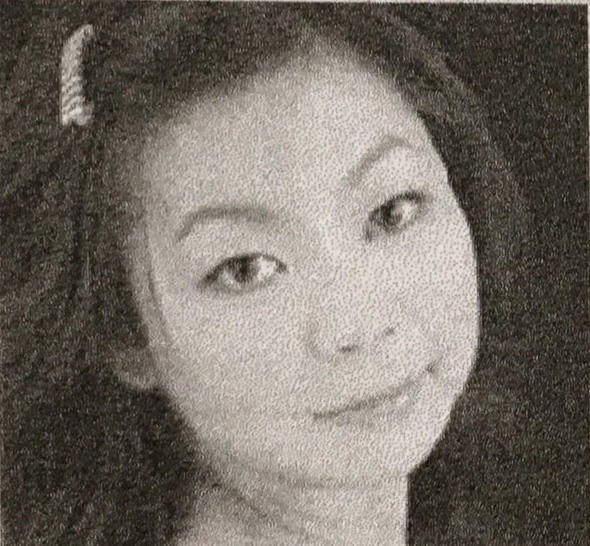
%> input picture face00.jpg, 590 x 546 px
$ octave week3.m   (GNU Octave 9; MATLAB toolbox functions it lacks are replaced by stand-ins)
%> lines starting %> are read from the running program, lines starting %| are printed output that depends on the picture; in (x1, y1, x2, y2) boxes, pixels count from 0 and x2, y2 are one past the last pixel; in counts of white or black regions, pixels touching at a corner belong together; the program's own positions count from 1
%% 实验3 灰度内插和几何变换（复用demo流程）
clear; close all; clc;

% ---------- 共同素材 ----------
% 把下面两个文件名改成本机上的路径或放到当前工作目录：
fname1 = 'face00.jpg';   % 例如：你的第一张人脸
fname2 = 'face01.jpg';   % 例如：你的第二张人脸

I1 = imread(fname1);
%> I1 is the input picture: size 546x590x3 uint8; mean R, G, B 114.8, 108.1, 99.4
I2 = imread(fname2);
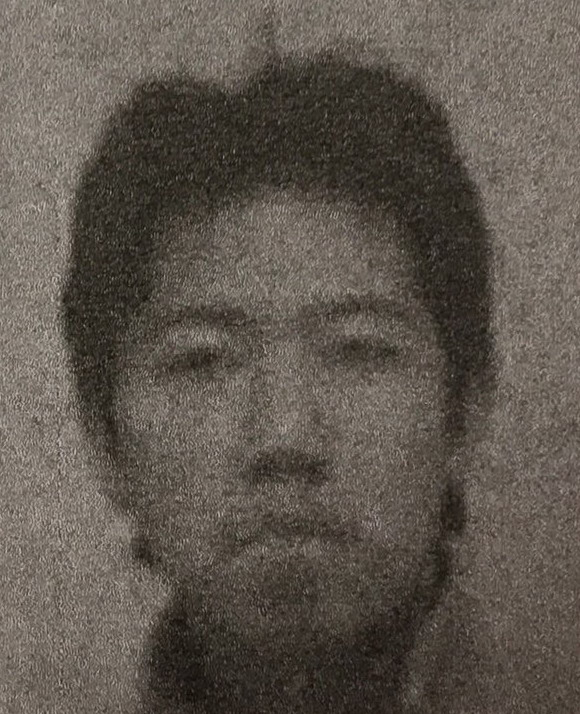
%> input picture face01.jpg, 580 x 714 px
%> I2 is the input picture: size 714x580x3 uint8; mean R, G, B 94.2, 86.4, 77.8
if size(I1,3)==3, I1 = rgb2gray(I1); end
if size(I2,3)==3, I2 = rgb2gray(I2); end

%% ① 不同灰度级量化 (1,2,3,...,8bit)
figure('Name','① 量化级数对比');
bits = 1:8; % 1~8 bit
for k = 1:8
    L = 2^bits(k);                      % 量化级数
    Iq = uint8( round( double(I1)/255 * (L-1) ) * (255/(L-1)) );
    subplot(2,4,k); imshow(Iq);
    title(sprintf('%d-bit (%d levels)',bits(k),L));
end
%> this loop made 8 passes
%> pass 1, `Iq = uint8( round( double(I1)/255 * (L-1) ) * (255/(L-1)) );`:
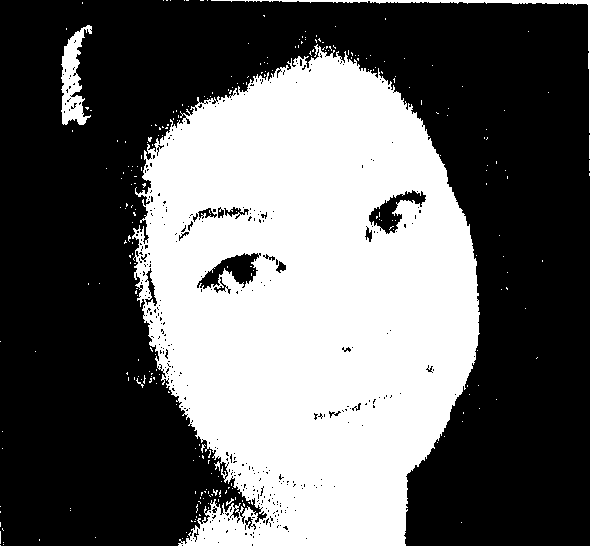
%> Iq: size 546x590 uint8; 39.7% white; 264 white regions (259 under 20 px), largest, box (x1, y1, x2, y2) and area: (132, 44, 480, 546) 124549, (61, 25, 92, 125) 1549, (211, 0, 590, 133) 1162, (589, 135, 590, 159) 24, (226, 498, 234, 506) 21
%> after the loop:
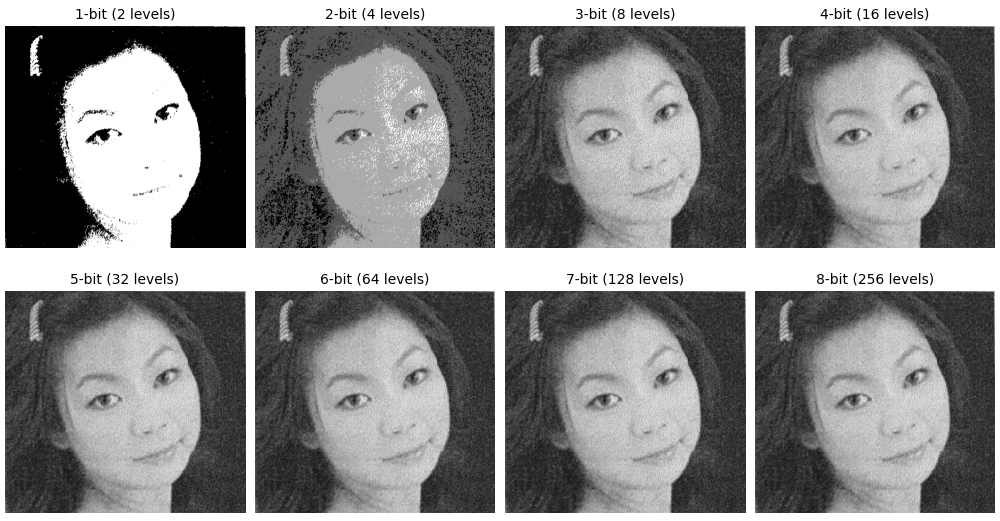
%> figure redrawn from the program's plot data, 8 panels
% 结论：当量化级数很少(如1~3bit)时，会出现明显的"伪轮廓/色带"(banding)，
% 因为连续灰度被挤压到少量离散级，引起量化误差与梯度断层。

%% ② 取样与内插：放大2倍/缩小0.5倍（最近邻/双线性/双三次）
scale_up   = 2.0;
scale_down = 0.5;

I_up_nn   = imresize(I1, scale_up,   'nearest');
I_up_bl   = imresize(I1, scale_up,   'bilinear');
I_up_bc   = imresize(I1, scale_up,   'bicubic');

I_dn_nn   = imresize(I1, scale_down, 'nearest');
I_dn_bl   = imresize(I1, scale_down, 'bilinear');
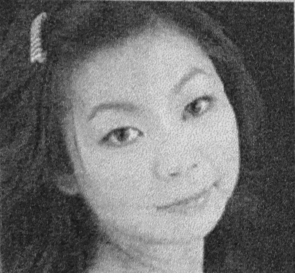
%> I_dn_bl: size 273x295 uint8; min 22, max 226, mean 109.1
I_dn_bc   = imresize(I1, scale_down, 'bicubic');

figure('Name','② 放大/缩小与内插对比');
tiledlayout(2,3,'Padding','compact','TileSpacing','compact');
nexttile; imshow(I_up_nn); title('×2 Nearest');
nexttile; imshow(I_up_bl); title('×2 Bilinear');
nexttile; imshow(I_up_bc); title('×2 Bicubic');
nexttile; imshow(I_dn_nn); title('×0.5 Nearest');
nexttile; imshow(I_dn_bl); title('×0.5 Bilinear');
nexttile; imshow(I_dn_bc); title('×0.5 Bicubic');
% 观感：最近邻快但锯齿；双线性更平滑；双三次细节/过渡更自然。

%% ③ 仿射矩阵举例：水平镜像、平移、垂直偏移(剪切)
% 3a) 水平镜像：x' = -x + W-1, y' = y
W = size(I1,2);  H = size(I1,1);
%> after `W = size(I1,2)`: W = 590
%> after `H = size(I1,1)`: H = 546
T_mirror = [ -1  0  W-1;
              0  1   0 ;
              0  0   1 ];
%> T_mirror = [-1 0 589; 0 1 0; 0 0 1]
tform_m  = affine2d(T_mirror');
I_mirror = imwarp(I1, tform_m, 'OutputView', imref2d([H W]));
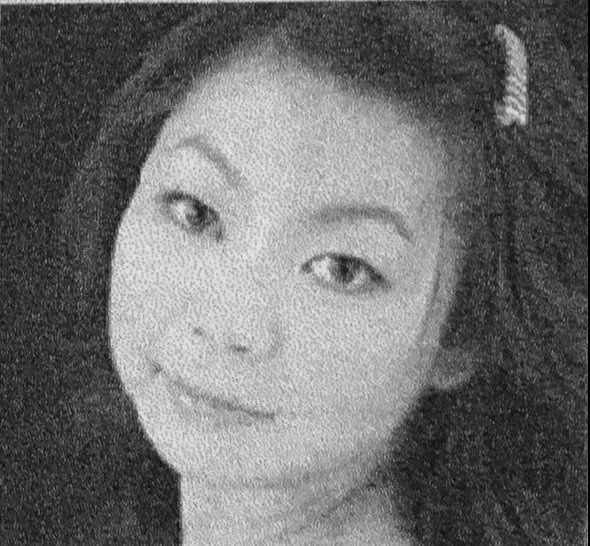
%> I_mirror: size 546x590 uint8; min 0, max 235, mean 108.8

% 3b) 平移：向右tx、向下ty
tx = 40; ty = 30;
T_trans = [ 1 0 tx;
            0 1 ty;
            0 0  1 ];
I_trans = imwarp(I1, affine2d(T_trans'), 'OutputView', imref2d([H W]));
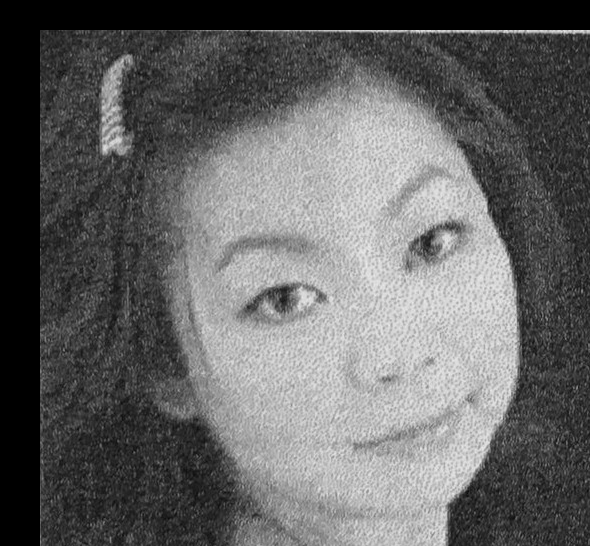
%> I_trans: size 546x590 uint8; min 0, max 235, mean 100.3

% 3c) 垂直偏移(沿y剪切)：x' = x, y' = y + kx
k = 0.3;
T_shearV = [ 1  0  0;
             k  1  0;
             0  0  1 ];
I_shearV = imwarp(I1, affine2d(T_shearV'), 'OutputView', imref2d([H W]));
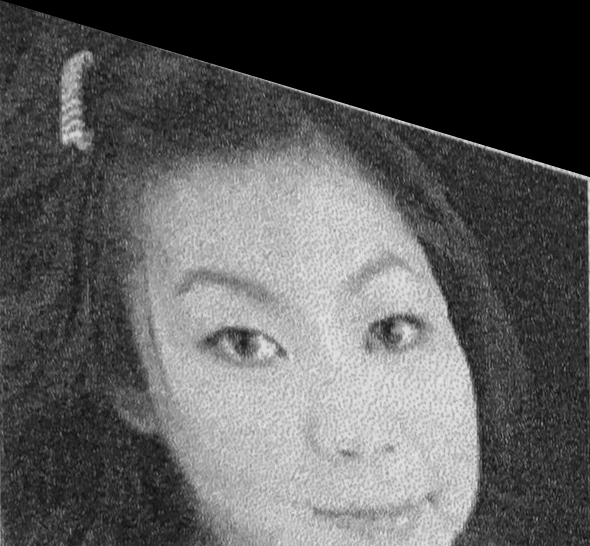
%> I_shearV: size 546x590 uint8; min 0, max 233, mean 92.8

figure('Name','③ 仿射变换示例');
subplot(2,2,1); imshow(I1);       title('Original');
subplot(2,2,2); imshow(I_mirror); title('Horizontal Mirror');
subplot(2,2,3); imshow(I_trans);  title(sprintf('Translate (%d,%d)',tx,ty));
subplot(2,2,4); imshow(I_shearV); title(sprintf('Vertical Shear k=%.2f',k));
% 以上矩阵即为要求给出的变换矩阵。

%% ④ 人脸配准（复用 demo 的交互流程）
% 打开交互式控制点选取界面：把 I2 配到 I1 上（I1为base，I2为input）
% 在 cpselect 窗口 File->Save Points to Workspace... 选择 structure with all points
% 变量名默认 cpstruct，随后使用其点对进行仿射/相似变换估计。
% 参见讲义与demo：cpselect -> cp2tform -> imtransform/imwarp
% （如果你已保存过点对，可直接跳过 cpselect，用 inps/baps 变量）
%> (the run ends here)
